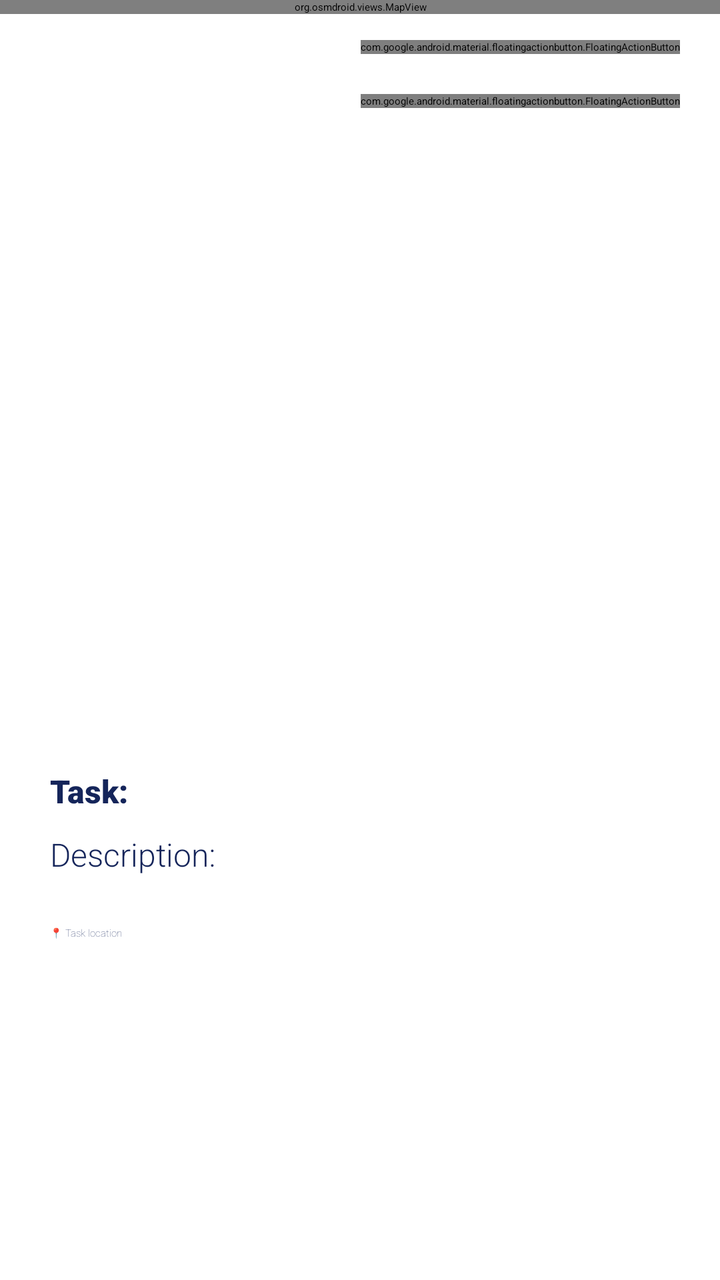
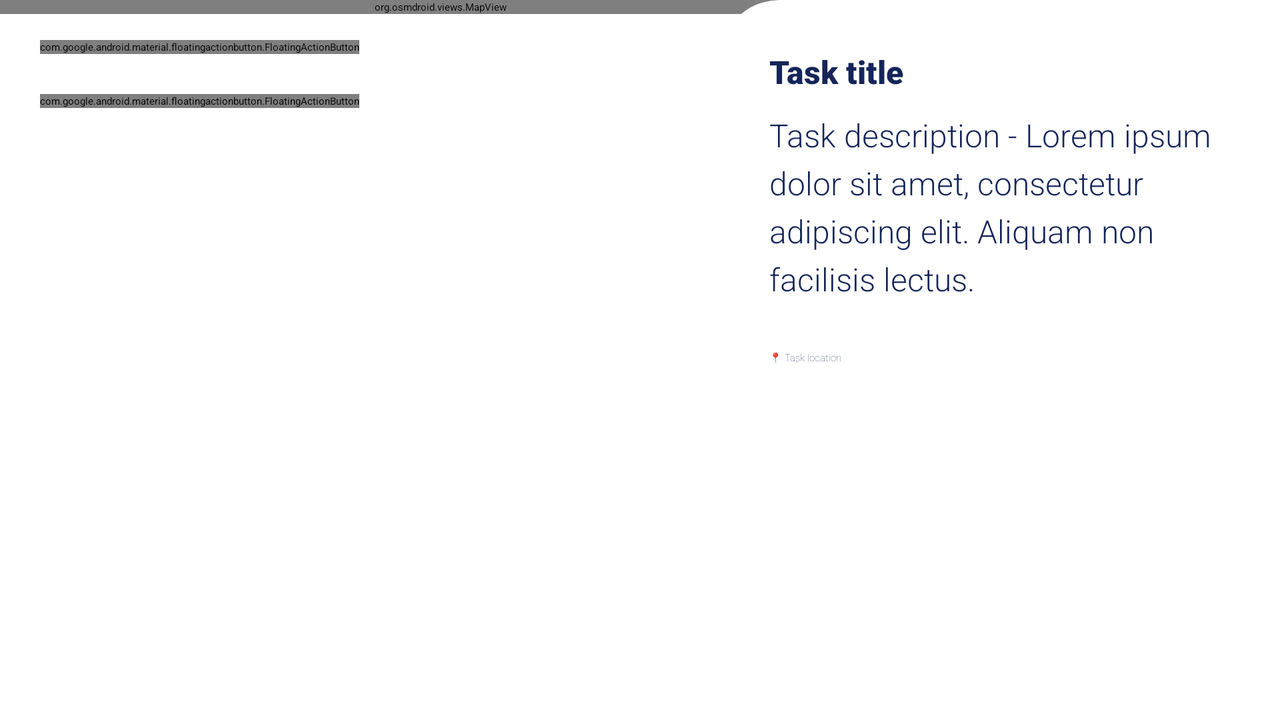

An Android layout and its configuration variant, each rendered on a device that would load it. The default file and the variant file are quoted in full after the pictures.
<!-- AndroidManifest.xml: application theme Theme.GeoNotif -->
<!-- res/layout/activity_task_view.xml -->
<?xml version="1.0" encoding="utf-8"?>
<androidx.constraintlayout.widget.ConstraintLayout xmlns:android="http://schemas.android.com/apk/res/android"
    xmlns:app="http://schemas.android.com/apk/res-auto"
    xmlns:tools="http://schemas.android.com/tools"
    android:layout_width="match_parent"
    android:layout_height="match_parent"
    tools:context=".TaskView">

    <com.google.android.material.floatingactionbutton.FloatingActionButton
        android:id="@+id/TaskEditFloatingButton"
        android:layout_width="wrap_content"
        android:layout_height="wrap_content"
        android:layout_marginTop="20dp"
        android:layout_marginEnd="20dp"
        android:clickable="true"
        android:onClick="onTaskEditFloatingButtonClick"
        app:backgroundTint="@color/white"
        app:elevation="10dp"
        app:layout_constraintEnd_toEndOf="parent"
        app:layout_constraintTop_toTopOf="parent"
        app:maxImageSize="25dp"
        app:srcCompat="@android:drawable/ic_menu_edit"
        app:tint="@color/primary" />

    <com.google.android.material.floatingactionbutton.FloatingActionButton
        android:id="@+id/TaskDeleteFloatingButton"
        android:layout_width="wrap_content"
        android:layout_height="wrap_content"
        android:layout_marginTop="20dp"
        android:clickable="true"
        android:onClick="onTaskDeleteFloatingButtonClick"
        app:backgroundTint="@color/white"
        app:elevation="10dp"
        app:layout_constraintEnd_toEndOf="@+id/TaskEditFloatingButton"
        app:layout_constraintTop_toBottomOf="@+id/TaskEditFloatingButton"
        app:maxImageSize="25dp"
        app:srcCompat="@android:drawable/ic_menu_delete"
        app:tint="@color/primary" />

    <LinearLayout
        android:id="@+id/MapViewContainer"
        android:layout_width="match_parent"
        android:layout_height="match_parent"
        android:layout_marginBottom="200dp"
        android:orientation="vertical"
        android:translationZ="-10dp"
        app:layout_constraintBottom_toBottomOf="parent"
        app:layout_constraintEnd_toEndOf="parent"
        app:layout_constraintStart_toStartOf="parent"
        app:layout_constraintTop_toTopOf="parent">

        <org.osmdroid.views.MapView
            android:id="@+id/MapView"
            android:layout_width="fill_parent"
            android:layout_height="wrap_content">

        </org.osmdroid.views.MapView>

    </LinearLayout>

    <androidx.cardview.widget.CardView
        android:id="@+id/TaskDescriptionCardView"
        android:layout_width="match_parent"
        android:layout_height="300dp"
        android:layout_marginBottom="-20dp"
        app:cardBackgroundColor="#FFFFFF"
        app:cardCornerRadius="30dp"
        app:cardElevation="20dp"
        app:layout_constraintBottom_toBottomOf="parent"
        app:layout_constraintEnd_toEndOf="parent"
        app:layout_constraintStart_toStartOf="parent">

        <ScrollView
            android:layout_width="match_parent"
            android:layout_height="match_parent"
            android:layout_marginLeft="25dp"
            android:layout_marginTop="25dp"
            android:layout_marginRight="25dp"
            android:layout_marginBottom="35dp"
            android:fillViewport="true"
            android:scrollbarSize="2dp">

            <LinearLayout
                android:layout_width="match_parent"
                android:layout_height="match_parent"
                android:orientation="vertical">

                <TextView
                    android:id="@+id/TaskTitleTextView"
                    android:layout_width="wrap_content"
                    android:layout_height="wrap_content"
                    android:fontFamily="sans-serif-black"
                    android:lineSpacingExtra="5dp"
                    android:text="Task: "
                    android:textAllCaps="false"
                    android:textColor="@color/primary_text"
                    android:textSize="16sp" />

                <TextView
                    android:id="@+id/TaskDetailsDescription"
                    android:layout_width="match_parent"
                    android:layout_height="wrap_content"
                    android:layout_marginTop="10dp"
                    android:fontFamily="sans-serif-light"
                    android:lineSpacingExtra="5dp"
                    android:text="Description: "
                    android:textColor="@color/primary_text"
                    android:textSize="16sp" />

                <TextView
                    android:id="@+id/TaskDetailsLocation"
                    android:layout_width="match_parent"
                    android:layout_height="wrap_content"
                    android:layout_marginTop="25dp"
                    android:fontFamily="sans-serif-thin"
                    android:text="📍 Task location"
                    android:textColor="@color/primary_text" />

                <Button
                    android:id="@+id/TaskDetailsCompleteButton"
                    android:layout_width="250dp"
                    android:layout_height="wrap_content"
                    android:layout_gravity="center"
                    android:layout_marginTop="50dp"
                    android:backgroundTint="@color/primary"
                    android:onClick="onTaskMarkCompleteButtonClick"
                    android:paddingTop="10dp"
                    android:paddingBottom="10dp"
                    android:text="Mark complete"
                    android:textAllCaps="false"
                    android:textColor="@color/white"
                    app:cornerRadius="5dp" />

            </LinearLayout>
        </ScrollView>

    </androidx.cardview.widget.CardView>

</androidx.constraintlayout.widget.ConstraintLayout>
<!-- resources referenced by this layout -->
<resources>
  <color name="primary">#15255A</color>
  <color name="primary_text">#15255A</color>
  <color name="white">#FFFFFFFF</color>
  <style name="Theme.GeoNotif" parent="Theme.MaterialComponents.Light.NoActionBar">
          
          <item name="colorPrimary">@color/primary_highlight</item>
          <item name="colorPrimaryVariant">@color/purple_700</item>
          <item name="colorOnPrimary">@color/black</item>
          
          <item name="colorSecondary">@color/teal_200</item>
          <item name="colorSecondaryVariant">@color/teal_200</item>
          <item name="colorOnSecondary">@color/black</item>
          
          <item name="android:statusBarColor">@color/primary</item>
          
      </style>
  <color name="primary_highlight">#E91E63</color>
  <color name="purple_700">#FF3700B3</color>
  <color name="black">#FF000000</color>
  <color name="teal_200">#FF03DAC5</color>
</resources>
<!-- res/layout-land/activity_task_view.xml (the repository's variant of the layout above) -->
<!-- drawn on the phone turned sideways -->
<?xml version="1.0" encoding="utf-8"?>
<androidx.constraintlayout.widget.ConstraintLayout xmlns:android="http://schemas.android.com/apk/res/android"
    xmlns:app="http://schemas.android.com/apk/res-auto"
    xmlns:tools="http://schemas.android.com/tools"
    android:layout_width="match_parent"
    android:layout_height="match_parent"
    tools:context=".TaskView">


    <com.google.android.material.floatingactionbutton.FloatingActionButton
        android:id="@+id/taskEditFloatingButton"
        android:layout_width="wrap_content"
        android:layout_height="wrap_content"
        android:layout_marginStart="20dp"
        android:layout_marginTop="20dp"
        android:clickable="true"
        android:onClick="onTaskEditFloatingButtonClick"
        app:backgroundTint="@color/white"
        app:elevation="10dp"
        app:layout_constraintStart_toStartOf="parent"
        app:layout_constraintTop_toTopOf="parent"
        app:maxImageSize="25dp"
        app:srcCompat="@android:drawable/ic_menu_edit"
        app:tint="@color/primary" />

    <com.google.android.material.floatingactionbutton.FloatingActionButton
        android:id="@+id/taskDeleteFloatingButton"
        android:layout_width="wrap_content"
        android:layout_height="wrap_content"
        android:layout_marginTop="20dp"
        android:clickable="true"
        android:onClick="onTaskDeleteFloatingButtonClick"
        app:backgroundTint="@color/white"
        app:elevation="10dp"
        app:layout_constraintStart_toStartOf="@+id/taskEditFloatingButton"
        app:layout_constraintTop_toBottomOf="@+id/taskEditFloatingButton"
        app:maxImageSize="25dp"
        app:srcCompat="@android:drawable/ic_menu_delete"
        app:tint="@color/primary" />

    <LinearLayout
        android:id="@+id/MapViewContainer"
        android:layout_width="match_parent"
        android:layout_height="match_parent"
        android:layout_marginEnd="200dp"
        android:layout_weight="1"
        android:orientation="vertical"
        app:layout_constraintBottom_toBottomOf="parent"
        app:layout_constraintEnd_toEndOf="parent"
        app:layout_constraintStart_toStartOf="parent"
        app:layout_constraintTop_toTopOf="parent">

        <org.osmdroid.views.MapView
            android:id="@+id/MapView"
            android:layout_width="fill_parent"
            android:layout_height="wrap_content">

        </org.osmdroid.views.MapView>

    </LinearLayout>

    <androidx.cardview.widget.CardView
        android:id="@+id/TaskDescriptionCardView"
        android:layout_width="300dp"
        android:layout_height="match_parent"
        android:layout_marginRight="-20dp"
        app:cardBackgroundColor="#FFFFFF"
        app:cardCornerRadius="30dp"
        app:cardElevation="20dp"
        app:layout_constraintBottom_toBottomOf="parent"
        app:layout_constraintEnd_toEndOf="parent"
        app:layout_constraintTop_toTopOf="parent">

        <ScrollView
            android:layout_width="match_parent"
            android:layout_height="match_parent"
            android:layout_marginLeft="25dp"
            android:layout_marginTop="25dp"
            android:layout_marginRight="45dp"
            android:layout_marginBottom="35dp"
            android:fillViewport="true"
            android:scrollbarSize="2dp">

            <LinearLayout
                android:layout_width="match_parent"
                android:layout_height="match_parent"
                android:orientation="vertical">

                <TextView
                    android:id="@+id/TaskTitleTextView"
                    android:layout_width="wrap_content"
                    android:layout_height="wrap_content"
                    android:fontFamily="sans-serif-black"
                    android:lineSpacingExtra="5dp"
                    android:text="Task title"
                    android:textAllCaps="false"
                    android:textColor="@color/primary_text"
                    android:textSize="16sp" />

                <TextView
                    android:id="@+id/TaskDetailsDescription"
                    android:layout_width="match_parent"
                    android:layout_height="wrap_content"
                    android:layout_marginTop="10dp"
                    android:fontFamily="sans-serif-light"
                    android:lineSpacingExtra="5dp"
                    android:text="Task description - Lorem ipsum dolor sit amet, consectetur adipiscing elit. Aliquam non facilisis lectus."
                    android:textColor="@color/primary_text"
                    android:textSize="16sp" />

                <TextView
                    android:id="@+id/TaskDetailsLocation"
                    android:layout_width="match_parent"
                    android:layout_height="wrap_content"
                    android:layout_marginTop="25dp"
                    android:fontFamily="sans-serif-thin"
                    android:text="📍 Task location"
                    android:textColor="@color/primary_text" />

                <Button
                    android:id="@+id/TaskDetailsCompleteButton"
                    android:layout_width="250dp"
                    android:layout_height="wrap_content"
                    android:layout_gravity="center"
                    android:layout_marginTop="50dp"
                    android:backgroundTint="@color/primary"
                    android:onClick="onTaskMarkCompleteButtonClick"
                    android:paddingTop="10dp"
                    android:paddingBottom="10dp"
                    android:text="Mark complete"
                    android:textAllCaps="false"
                    android:textColor="@color/white"
                    app:cornerRadius="5dp" />

            </LinearLayout>
        </ScrollView>

    </androidx.cardview.widget.CardView>

</androidx.constraintlayout.widget.ConstraintLayout>
